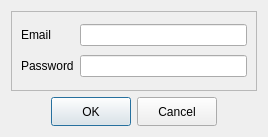
<?xml version="1.0" encoding="UTF-8"?>
<ui version="4.0">
 <class>DialogSignIn</class>
 <widget class="QDialog" name="DialogSignIn">
  <property name="geometry">
   <rect>
    <x>0</x>
    <y>0</y>
    <width>268</width>
    <height>137</height>
   </rect>
  </property>
  <property name="sizePolicy">
   <sizepolicy hsizetype="MinimumExpanding" vsizetype="MinimumExpanding">
    <horstretch>0</horstretch>
    <verstretch>0</verstretch>
   </sizepolicy>
  </property>
  <property name="windowTitle">
   <string>SignIn</string>
  </property>
  <layout class="QVBoxLayout" name="verticalLayout">
   <item>
    <widget class="QFrame" name="frame">
     <property name="sizePolicy">
      <sizepolicy hsizetype="Minimum" vsizetype="Minimum">
       <horstretch>0</horstretch>
       <verstretch>0</verstretch>
      </sizepolicy>
     </property>
     <property name="frameShape">
      <enum>QFrame::StyledPanel</enum>
     </property>
     <property name="frameShadow">
      <enum>QFrame::Raised</enum>
     </property>
     <layout class="QGridLayout" name="gridLayout">
      <item row="0" column="0">
       <widget class="QLabel" name="label">
        <property name="text">
         <string>Email</string>
        </property>
       </widget>
      </item>
      <item row="0" column="1">
       <widget class="QLineEdit" name="lineEdit_ID"/>
      </item>
      <item row="1" column="0">
       <widget class="QLabel" name="label_2">
        <property name="text">
         <string>Password</string>
        </property>
       </widget>
      </item>
      <item row="1" column="1">
       <widget class="QLineEdit" name="lineEdit_Passwd"/>
      </item>
     </layout>
    </widget>
   </item>
   <item>
    <layout class="QHBoxLayout" name="horizontalLayout">
     <item>
      <spacer name="horizontalSpacerForButton">
       <property name="orientation">
        <enum>Qt::Horizontal</enum>
       </property>
       <property name="sizeHint" stdset="0">
        <size>
         <width>40</width>
         <height>20</height>
        </size>
       </property>
      </spacer>
     </item>
     <item>
      <widget class="QPushButton" name="okButton">
       <property name="minimumSize">
        <size>
         <width>73</width>
         <height>29</height>
        </size>
       </property>
       <property name="maximumSize">
        <size>
         <width>16777215</width>
         <height>29</height>
        </size>
       </property>
       <property name="text">
        <string>OK</string>
       </property>
      </widget>
     </item>
     <item>
      <widget class="QPushButton" name="cancelButton">
       <property name="minimumSize">
        <size>
         <width>73</width>
         <height>29</height>
        </size>
       </property>
       <property name="maximumSize">
        <size>
         <width>16777215</width>
         <height>29</height>
        </size>
       </property>
       <property name="text">
        <string>Cancel</string>
       </property>
      </widget>
     </item>
     <item>
      <spacer name="horizontalSpacer">
       <property name="orientation">
        <enum>Qt::Horizontal</enum>
       </property>
       <property name="sizeHint" stdset="0">
        <size>
         <width>40</width>
         <height>20</height>
        </size>
       </property>
      </spacer>
     </item>
    </layout>
   </item>
  </layout>
 </widget>
 <resources/>
 <connections/>
</ui>
